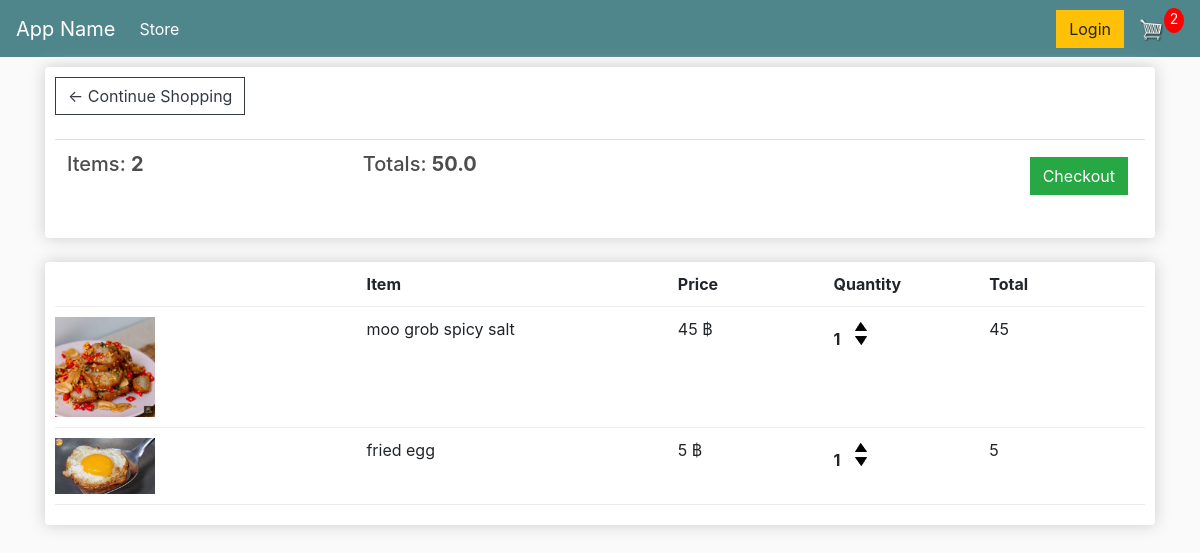
The app's page /cart/ (signed in), older data.
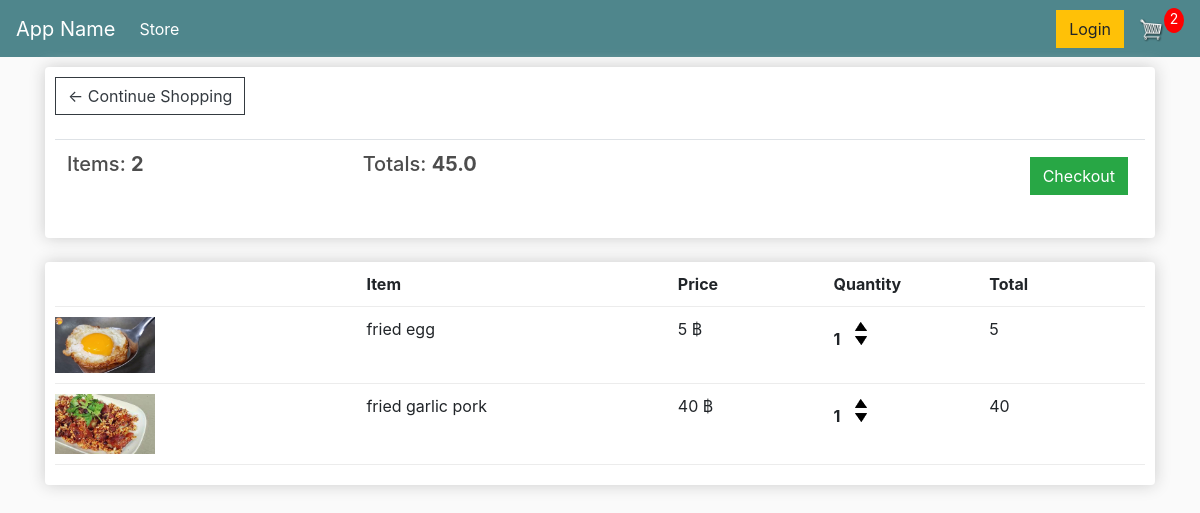
The same page, newer data.
### store/models.py (models this page shows, shortened)
class Order(models.Model):
    customer = models.ForeignKey(
        Customer, on_delete=models.SET_NULL, blank=True, null=True)
    date_orderd = models.DateTimeField(auto_now_add=True)
    complete = models.BooleanField(default=False, null=True, blank=False)
    transaction_id = models.CharField(max_length=200, null=True)
    @property
    def get_cart_total(self):
        orderitems = self.orderitem_set.all()
        total = sum([item.get_total for item in orderitems])
        return total
    @property
    def get_cart_items(self):
        orderitems = self.orderitem_set.all()
        total = sum([item.quantity for item in orderitems])
        return total

class OrderItem(models.Model):
    product = models.ForeignKey(Product, on_delete=models.SET_NULL, null=True)
    order = models.ForeignKey(Order, on_delete=models.SET_NULL, null=True)
    quantity = models.IntegerField(default=0, null=True, blank=True)
    date_added = models.DateTimeField(auto_now_add=True)
    @property
    def get_total(self):
        total = self.product.price * self.quantity
        return total

class Product(models.Model):
    name = models.CharField(max_length=200, null=True)
    price = models.FloatField()
    digital = models.BooleanField(default=False, null=True, blank=False)
    image = models.ImageField(null=True, blank=True)
    @property
    def imageURL(self):
        try:
            url = self.image.url
        except:
            url = ''
        return url

### store/views.py (the view)
# urls.py: path('cart/', views.cart, name='cart'),
def cart(request):
    data = cartData(request)
    items = data['items']
    order = data['order']
    cartItems = data['cartItems']
    context = {'items': items, 'order': order,
               'cartItems': cartItems, 'shipping': False}
    return render(request, 'store/cart.html', context)

### store/utils.py (called while the page is built)
def cartData(request):
    if request.user.is_authenticated:
        customer = request.user.customer
        order, created = Order.objects.get_or_create(
            customer=customer, complete=False)
        items = order.orderitem_set.all()
        cartItems = order.get_cart_items
    else:
        cookieData = cookieCart(request)
        items = cookieData['items']
        order = cookieData['order']
        cartItems = cookieData['cartItems']
    return {"cartItems": cartItems, 'order': order, 'items': items}

### store/templates/store/cart.html
{% extends 'store/main.html' %}
{% load static %}
{% block content %}
<div class="row">
    <div class="col-lg-12">
        <div class="box-element">
            <a href="{% url 'store' %}" class="btn btn-outline-dark">&#x2190; Continue Shopping</a>
            <br>
            <br>
            <table class="table">
                <tr>
                    <th>
                        <h5>Items: <strong>{{ order.get_cart_items}}</strong></h5>
                    </th>
                    <th>
                        <h5>Totals: <strong>{{ order.get_cart_total}}</strong></h5>
                    </th>
                    <th>
                        <a href="{% url 'checkout' %}" style="float: right; margin: 5px;"
                            class="btn btn-success">Checkout</a>
                    </th>
                </tr>
            </table>
        </div>
        <br>
        <div class="box-element">
            <div class="cart-row">
                <div style="flex: 2;"></div>
                <div style="flex: 2;"><strong>Item</strong></div>
                <div style="flex: 1;"><strong>Price</strong></div>
                <div style="flex: 1;"><strong>Quantity</strong></div>
                <div style="flex: 1;"><strong>Total</strong></div>
            </div>
            {% for item in items %}
            <div class="cart-row">
                <div style="flex: 2;"><img class="row-image" src="{{item.product.imageURL}}" alt=""></div>
                <div style="flex: 2;">{{ item.product.name}}</div>
                <div style="flex: 1;">{{ item.product.price|floatformat:0}} &#3647;</div>
                <div style="flex: 1;">
                    <p class="quantity">{{ item.quantity}}</p>
                    <div class="quantity">
                        <img class="chg-quantity update-cart" data-product="{{item.product.id}}" data-action="add" src="{% static 'image/arrow-up.png' %}" alt="">
                        <img class="chg-quantity update-cart" data-product="{{item.product.id}}" data-action="remove" src="{% static 'image/arrow-down.png' %}" alt="">
                    </div>
                </div>
                <div style="flex: 1;">{{ item.get_total|floatformat:0}}</div>
            </div>
            {% endfor %}
        </div>
    </div>
</div>
{% endblock content %}

### store/templates/store/main.html (shortened to what this page needs)
<!DOCTYPE html>
{% load static %}
<html lang="en">
<head>
    <link rel="stylesheet" href="https://cdn.jsdelivr.net/npm/bootstrap@4.0.0/dist/css/bootstrap.min.css"
>
    <link rel="stylesheet" type="text/css" href="{% static 'style/main.css' %}">
</head>
<body>
    <nav class="navbar navbar-expand-lg navbar-dark bg-dark">
        <a class="navbar-brand" href="{% url 'store' %}">App Name</a>
        <div class="collapse navbar-collapse" id="navbarSupportedContent">
            <ul class="navbar-nav mr-auto">
                <li class="nav-item active">
                    <a class="nav-link" href="{% url 'store' %}">Store <span class="sr-only">(current)</span></a>
                </li>
            </ul>
            <div class="form-inline my-2 my-lg-0">
                <a href="#" class="btn btn-warning">Login</a>
                <a href="{% url 'cart' %}">
                    <img id="cart-icon" src="{% static 'image/cart.png' %}" alt="">
                </a>
                <p id="cart-total">{{cartItems}}</p>
            </div>
        </div>
    </nav>
    <div class="container">
        {% block content %}
        {% endblock content %}
    </div>
</body>
</html>

### static/style/main.css (style rules this page uses)
body { background-color: hsl(0, 0%, 98%); }
h1, h2, h3, h4, h5, h6 { color: hsl(0, 0%, 30%); }
.box-element { box-shadow: hsl(0, 0%, 80%) 0 0 16px; background-color: #fff; border-radius: 4px; padding: 10px; }
.bg-dark { background-color: #4f868c !important; }
#cart-icon { width: 25px; display: inline-block; margin-left: 15px; }
#cart-total { display: block; text-align: center; color: #fff; background-color: red; width: 20px; height: 25px; border-radius: 50%; font-size: 14px; }
.col-lg-4, .col-lg-6, .col-lg-8, .col-lg-12 { margin-top: 10px; }
.btn { border-radius: 0; }
.row-image { width: 100px; }
.cart-row { display: flex; align-items: flex-stretch; padding-bottom: 10px; margin-bottom: 10px; border-bottom: 1px solid #ececec; }
.quantity { display: inline-block; font-weight: 700; padding-right: 10px; }
.chg-quantity { width: 12px; cursor: pointer; display: block; margin-top: 5px; transition: .1s; }

Row changes from the older to the newer data that the page shows:
no longer on this page (row edited): Order: get_cart_items "2", get_cart_total "50.0"
removed OrderItem: product.imageURL (picture), product.name "moo grob spicy salt", product.price "45", quantity "1", get_total "45"
added Order: get_cart_items "2", get_cart_total "45.0"
added OrderItem: product.imageURL (picture), product.name "fried garlic pork", product.price "40", quantity "1", get_total "40"
